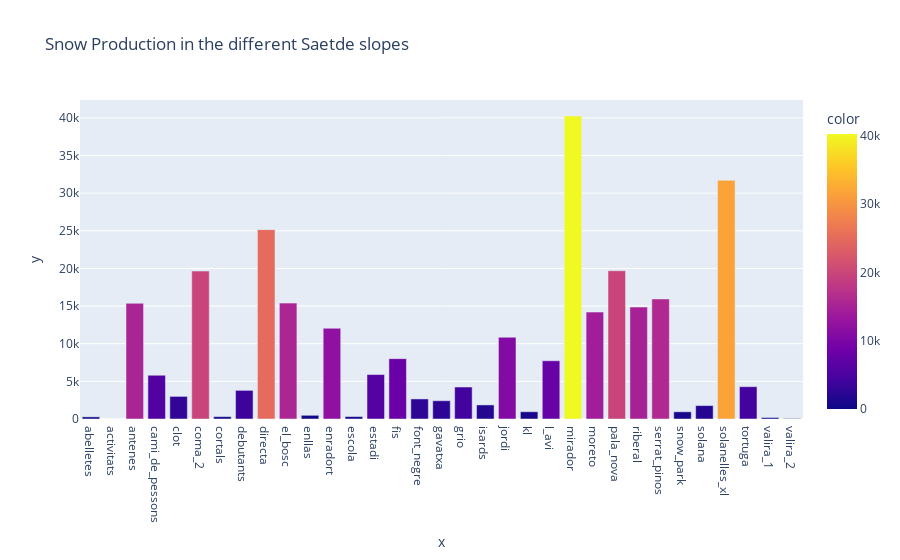

Notebook code for this chart:
### Code cell
snow_saetde = saetde_snow_production.groupby(by= saetde_snow_production.trail_code).agg('sum')
snow_saetde = pd.DataFrame({'tot_production' : snow_saetde['year_tot_production']})

snow_prod_chart = px.bar(
  x=snow_saetde.index,
  y=snow_saetde['tot_production'],
  color=snow_saetde['tot_production'],
  color_discrete_sequence= px.colors.sequential.Plasma,
  title= 'Snow Production in the different Saetde slopes'
)
snow_prod_chart.show()

### Figure 1 — Plotly figure (JSON) as saved in the notebook; plotly's stock layout.template omitted (floating-point values rounded to 4 significant figures)
{"data": [{"alignmentgroup": "True", "hovertemplate": "x=%{x}<br>y=%{y}<br>color=%{marker.color}<extra></extra>", "legendgroup": "", "marker": {"color": [284.7, 0, 15370.0, 5813.0, 3003.0, 19650.0, 315.1, 3803.0, 25150.0, 15390.0, 491.7, 12050.0, 323.3, 5904.0, 8016.0, 2664.0, 2429.0, 4248.0, 1868.0, 10860.0, 963.7, 7740.0, 40250.0, 14200.0, 19700.0, 14870.0, 15950.0, 958.3, 1781.0, 31700.0, 4294.0, 194.3, 65.42], "coloraxis": "coloraxis", "pattern": {"shape": ""}}, "name": "", "offsetgroup": "", "orientation": "v", "showlegend": false, "textposition": "auto", "type": "bar", "x": ["abelletes", "activitats", "antenes", "cami_de_pessons", "clot", "coma_2", "cortals", "debutants", "directa", "el_bosc", "enllas", "enradort", "escola", "estadi", "fis", "font_negre", "gavatxa", "grio", "isards", "jordi", "kl", "l_avi", "mirador", "moreto", "pala_nova", "riberal", "serrat_pinos", "snow_park", "solana", "solanelles_xl", "tortuga", "valira_1", "valira_2"], "xaxis": "x", "y": [284.7, 0, 15370.0, 5813.0, 3003.0, 19650.0, 315.1, 3803.0, 25150.0, 15390.0, 491.7, 12050.0, 323.3, 5904.0, 8016.0, 2664.0, 2429.0, 4248.0, 1868.0, 10860.0, 963.7, 7740.0, 40250.0, 14200.0, 19700.0, 14870.0, 15950.0, 958.3, 1781.0, 31700.0, 4294.0, 194.3, 65.42], "yaxis": "y"}], "layout": {"barmode": "relative", "coloraxis": {"colorbar": {"title": {"text": "color"}}, "colorscale": [[0, "#0d0887"], [0.1111, "#46039f"], [0.2222, "#7201a8"], [0.3333, "#9c179e"], [0.4444, "#bd3786"], [0.5556, "#d8576b"], [0.6667, "#ed7953"], [0.7778, "#fb9f3a"], [0.8889, "#fdca26"], [1, "#f0f921"]]}, "legend": {"tracegroupgap": 0}, "title": {"text": "Snow Production in the different Saetde slopes"}, "xaxis": {"anchor": "y", "domain": [0, 1], "title": {"text": "x"}}, "yaxis": {"anchor": "x", "domain": [0, 1], "title": {"text": "y"}}}}
